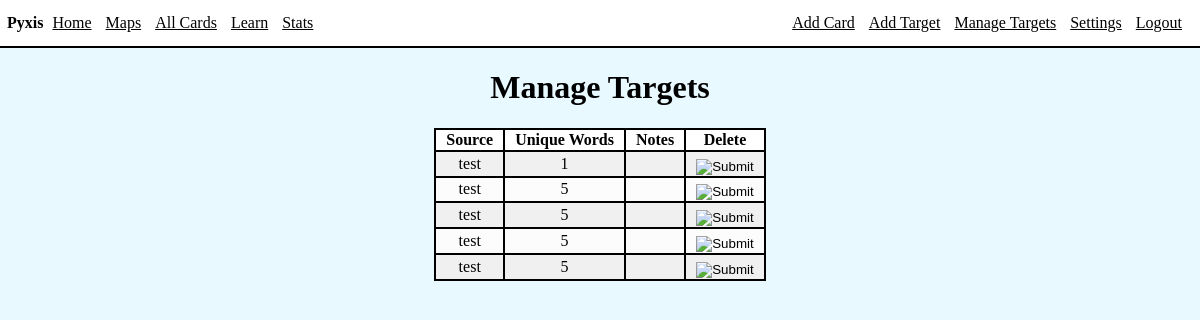
Before: /viewTargets (signed in) with the older database file.
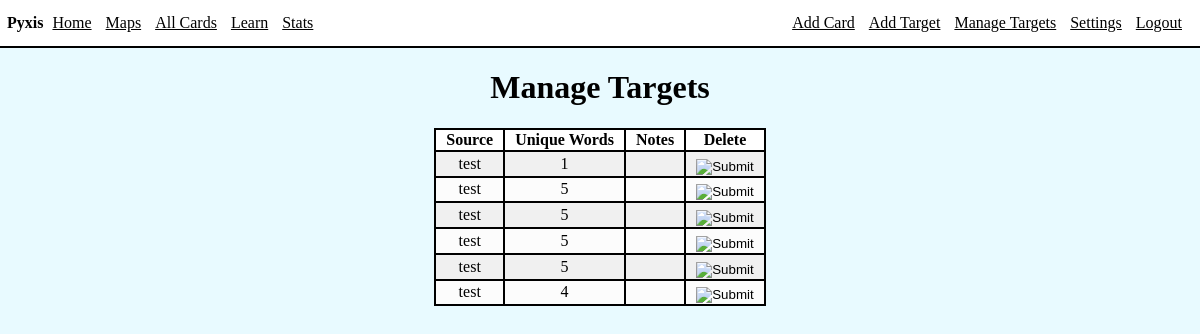
After: the same page with the newer database file.
### app/models.py (models this page shows, shortened)
class Target(db.Model):
    id = db.Column(db.Integer, index=True, primary_key=True)
    source = db.Column(db.String(100), index=True)
    content = db.Column(db.String(1000), index=True)
    category = db.Column(db.String(200), index=True)
    notes = db.Column(db.String(400), index=True)
    uniqueWordCount = db.Column(db.Integer)
    user_id = db.Column(db.Integer, db.ForeignKey('user.id'))

### app/targets.py (the view)
@bp.route('/viewTargets')
@login_required
def viewTargets():
    targets = Target.query.filter_by(user_id=current_user.id)
    return render_template('viewTargets.html', title='View Targets', targets=targets)

### app/models.py (called while the page is built)
@login.user_loader
def load_user(id):
    return User.query.get(int(id))

### app/templates/viewTargets.html
{% extends "base.html" %}
{% block content %}
<div class="int">
    <div class="cent">
    <h1>Manage Targets</h1>
    <table>
        <thead>
            <th>Source</th>
            <th>Unique Words</th>
            <th>Notes</th>
            <th>Delete</th>
        </thead>
        <tbody>
        {% for target in targets %}
        <tr>
            <td>{{ target.source }}</td>
            <td>{{ target.uniqueWordCount }}</td>
            <td>{{ target.notes }}</td>
            <td>
                <form action="{{ url_for('targets.deleteTarget', target_id=target.id) }}" method="POST">
                    <input type="image" class="btnimg" src="../static/images/delete.png">
                </form>
            </td>
        </tr>
        {% endfor %}
        </tbody>
    </table>
    </div>
</div>
{% endblock %}

Changed rows visible on the page:
added Target: source "test", uniqueWordCount "4"
